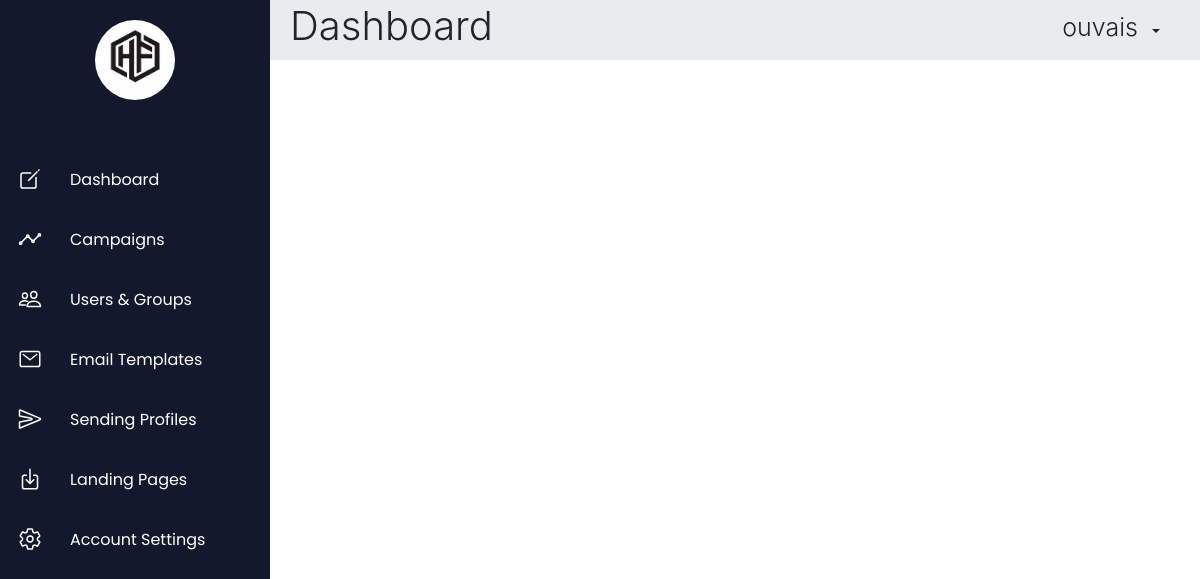
Before: /dashboard (signed in) with the older database file.
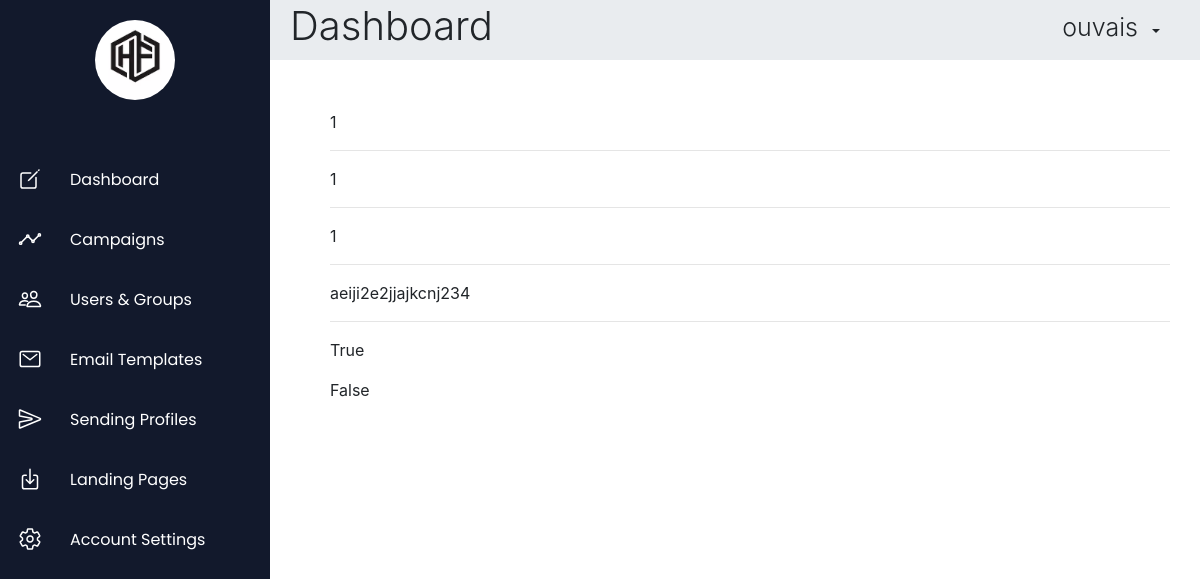
After: the same page with the newer database file.
### App/models.py (models this page shows)
class TimeStampMixin(models.Model):
    class Meta:
        abstract = True
    created_on = models.DateTimeField(auto_now_add=True)
    modified_on = models.DateTimeField(auto_now=True)

class CampaignResults(TimeStampMixin):
    class Meta:
        unique_together = (('campaign', 'user'),)
    campaign = models.ForeignKey(Campaign, on_delete=models.CASCADE)
    user = models.ForeignKey(Targets, on_delete=models.CASCADE)
    userClickStatus = models.BooleanField(default=False)
    userEmailStatus = models.BooleanField(default=False)
    image_id = models.CharField(max_length=50, unique=True)

### App/views.py (the view)
# urls.py: path('dashboard',views.dashboard, name="dashboard"),
def dashboard(request):
    if request.session.has_key('id'):
        id = request.session['id']
        return render(request, "dashboard.html", context={ "title": "Dashboard - Human Firewall", "header": "Dashboard","data": CampaignResults.objects.all() })
    else:
        messages.info(request, 'Kindly Login To Continue')
        return redirect("login")

### templates/dashboard.html
{% extends 'base.html' %}
{% block content %}
    <div class="container-fluid content">
        {% if data.values.count > 0 %}
            {% for d in data.values %}
                <p>{{ d.id }}</p><hr>
                <p>{{ d.campaign_id }}</p><hr>
                <p>{{ d.user_id }}</p><hr>
                <p>{{ d.image_id }}</p><hr>
                <p>{{ d.userEmailStatus }}</p>
        <p>{{ d.userClickStatus }}</p>
            {% endfor %}
        {% endif %}
    </div>
{% endblock %}

### templates/base.html (shortened to what this page needs)
{% load static %}
<!DOCTYPE html>
<html>
    <head>
        <link rel="stylesheet" type="text/css" href="{% static 'css/base.css' %}">
        <link rel="stylesheet" href="https://stackpath.bootstrapcdn.com/bootstrap/4.5.2/css/bootstrap.min.css">
    </head>
    <body>
        <div id="main">
            <div class="navigation">
                <div class="nav-brand">
                    <img src="{% static 'images/HF.png' %}">
                </div>
                <div class="nav-list">
                    <ul>
                        <li>
                            <a class="options" href="{% url 'dashboard' %}">
                                <span class="span-icon"><ion-icon class="icon" name="create-outline"></ion-icon></span>
                                <span class="title">Dashboard</span>
                            </a>
                        </li>
                        <li>
                            <a class="options" href="{% url 'campaign' %}">
                                <span class="span-icon"><ion-icon class="icon" name="analytics-outline"></ion-icon></span>
                                <span class="title">Campaigns</span>
                            </a>
                        </li>
                        <li>
                            <a class="options" href="{% url 'usergroups' %}">
                                <span class="span-icon"><ion-icon class="icon" name="people-outline"></ion-icon></span>
                                <span class="title">Users & Groups</span>
                            </a>
                        </li>
                        <li>
                            <a class="options" href="{% url 'emailtemp' %}">
                                <span class="span-icon"><ion-icon class="icon" name="mail-outline"></ion-icon></span>
                                <span class="title">Email Templates</span>
                            </a>
                        </li>
                        <li>
                            <a class="options" href="{% url 'sendingprofile' %}">
                                <span class="span-icon"><ion-icon class="icon" name="send-outline"></ion-icon></span>
                                <span class="title">Sending Profiles</span>
                            </a>
                        </li>
                        <li>
                            <a class="options" href="{% url 'landingpage' %}">
                                <span class="span-icon"><ion-icon class="icon" name="download-outline"></ion-icon></span>
                                <span class="title">Landing Pages</span>
                            </a>
                        </li>
                        <li>
                            <a class="options" href="{% url 'accountsettings' %}">
                                <span class="span-icon"><ion-icon class="icon" name="settings-outline"></ion-icon></span>
                                <span class="title">Account Settings</span>
                            </a>
                        </li>
                    </ul>
                </div>
            </div>
            <div class="header-container">
                <h1 class="display-4 header">{{ header }}</h1>
                <div class="btn-group user">
                    <h1 class="display-4">{{ request.session.username }}</h1>
                    <button type="button" class="btn dropdown-toggle dropdown-toggle-split" data-toggle="dropdown" aria-haspopup="true" aria-expanded="false"></button>
                </div>
            </div>
            {% block content %}
            {% endblock %}
        </div>
    </body>
</html>

### static/css/base.css (style rules this page uses)
* { margin: 0; padding: 0; box-sizing: border-box; }
body { min-height: 100vh; }
img { border-radius: 50px; border: 2px solid white; width: 45px; height: 45px; transition: 0.5s; }
.navigation { position: fixed; font-family: 'Poppins', sans-serif; width: 60px; height: 100%; background: #12192C; transition: 0.5s; overflow: hidden; text-align: center; z-index: 1; }
.nav-brand { margin-top: 20px; align-items: center; transition: 0.5s; }
.navigation ul { position: relative; top: 50px; left: 0; width: 100%; }
.navigation ul li { position: relative; width: 100%; list-style: none; }
.navigation ul li a { position: relative; width: 100%; display: flex; text-decoration: none; color: #fff; }
.navigation ul li a .span-icon { position: relative; display: block; min-width: 60px; height: 60px; line-height: 60px; text-align: center; }
.navigation ul li a .span-icon .icon { font-size: 24px; padding-top: 17px; }
.navigation ul li a .title { position: relative; display: block; padding: 0 10px; height: 60px; line-height: 60px; text-align: start; white-space: nowrap; }
.container-fluid.content { margin-top: 50px; margin-left: 60px; padding-left: 60px; padding-right: 60px; transition: 0.5s; width: 95%; }
.options { cursor: pointer; }
#main .header-container { height: 60px; margin-left: 60px; display: grid; background-color: #e9ecef; align-items: center; transition: 0.5s; }
#main .header-container .display-4.header { padding-left: 20px; font-size: 40px; }
#main .header-container .btn-group.user { position: absolute; right: 30px; top: 12px; font-size: 25px; }
#main .header-container .btn-group.user .display-4 { font-size: 25px; margin-right: 5px; }
#main .header-container .btn-group.user .btn { box-shadow: none; height: 25px; }

Changed rows visible on the page:
added CampaignResults: id "1", campaign_id "1", user_id "1", image_id "aeiji2e2jjajkcnj234", userEmailStatus "True", userClickStatus "False"
